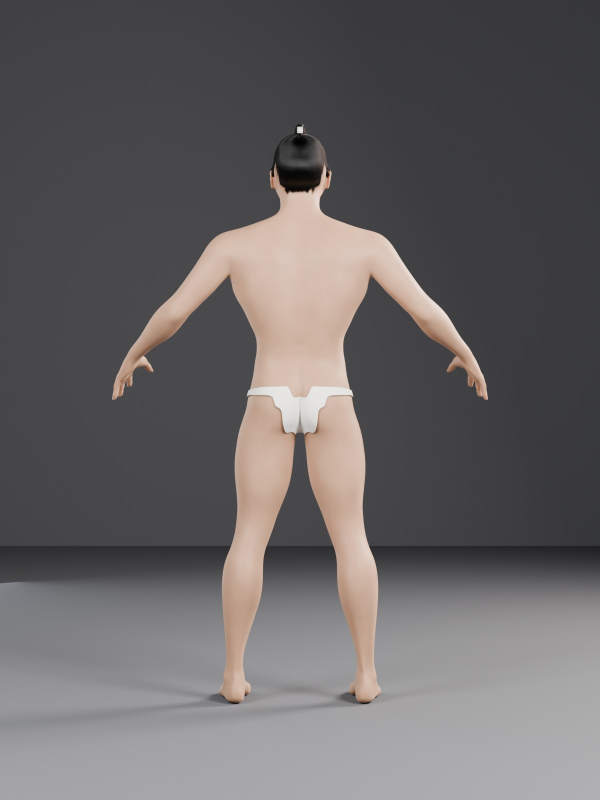
#> input picture deliverables/phase2_body/renders/back.jpg, 1200 x 1600 px (shown at 1/2 size); its folder holds 2 pictures in this run
$ python contact_sheet.py ../deliverables/phase2_body/renders ../deliverables/phase2_body/renders/face.jpg 5 5
#> lines starting #> are read from the running program, lines starting #| are printed output that depends on the picture
#!/usr/bin/env python3
"""Tile downloaded reference images into numbered contact sheets for review.

Usage: python3 contact_sheet.py <images_dir> <out_dir> [per_sheet=20] [cols=5]
"""
import os, sys
from PIL import Image, ImageDraw

src, out = sys.argv[1], sys.argv[2]
per = int(sys.argv[3]) if len(sys.argv) > 3 else 20
cols = int(sys.argv[4]) if len(sys.argv) > 4 else 5
cell = 300
files = sorted(f for f in os.listdir(src) if f.lower().endswith((".jpg", ".png")))
os.makedirs(out, exist_ok=True)
for s in range(0, len(files), per):
    chunk = files[s:s + per]
    rows = (len(chunk) + cols - 1) // cols
    sheet = Image.new("RGB", (cols * cell, rows * cell), "white")
#> sheet: PIL image 1500x300 RGB; every value is 255
    draw = ImageDraw.Draw(sheet)
    for i, f in enumerate(chunk):
        try:
            im = Image.open(os.path.join(src, f)).convert("RGB")
#> im is the input picture: PIL image 1200x1600 RGB; mean R, G, B 103.7, 100.5, 101
        except Exception:
            continue
        im.thumbnail((cell - 8, cell - 24))
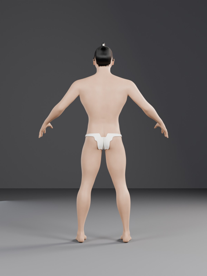
#> im: PIL image 207x276 RGB; mean R, G, B 103.8, 100.6, 101
        x, y = (i % cols) * cell, (i // cols) * cell
        sheet.paste(im, (x + (cell - im.width) // 2, y + 20 + (cell - 24 - im.height) // 2))
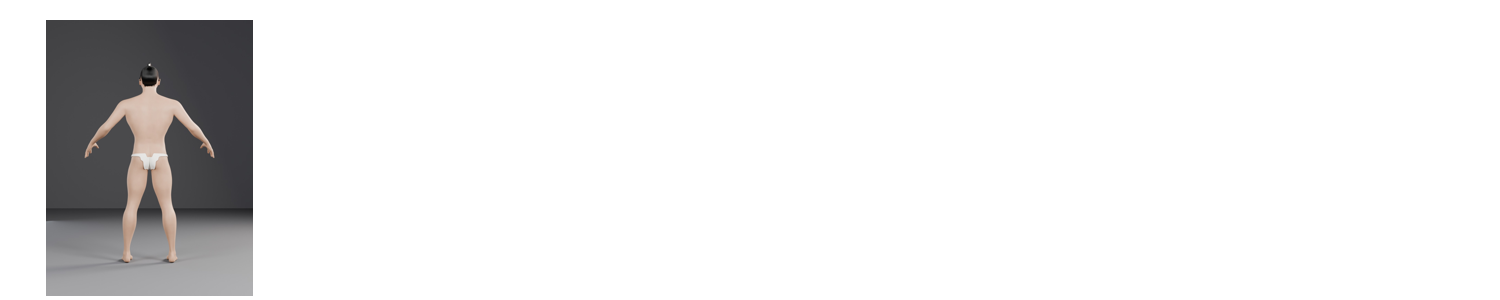
#> sheet: PIL image 1500x300 RGB; mean R, G, B 235.8, 235.4, 235.5
        draw.rectangle([x + 2, y + 2, x + 44, y + 18], fill="black")
        draw.text((x + 6, y + 4), os.path.splitext(f)[0], fill="yellow")
    sheet.save(os.path.join(out, f"sheet_{s // per + 1:02d}.jpg"), quality=80)
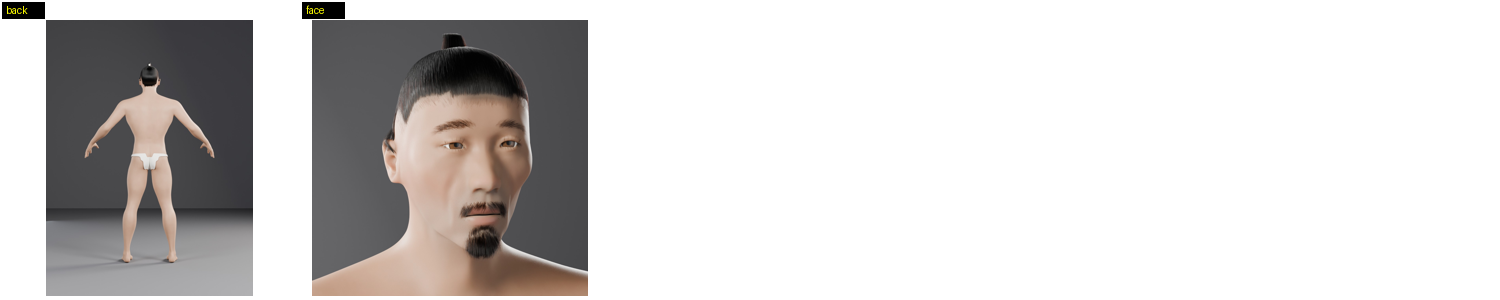
#> saved as sheet_01.jpg: PIL image 1500x300 RGB; mean R, G, B 211.6, 209.4, 208.5
print("sheets:", (len(files) + per - 1) // per)

$ run again, on deliverables/phase2_body/renders/face_side.jpg
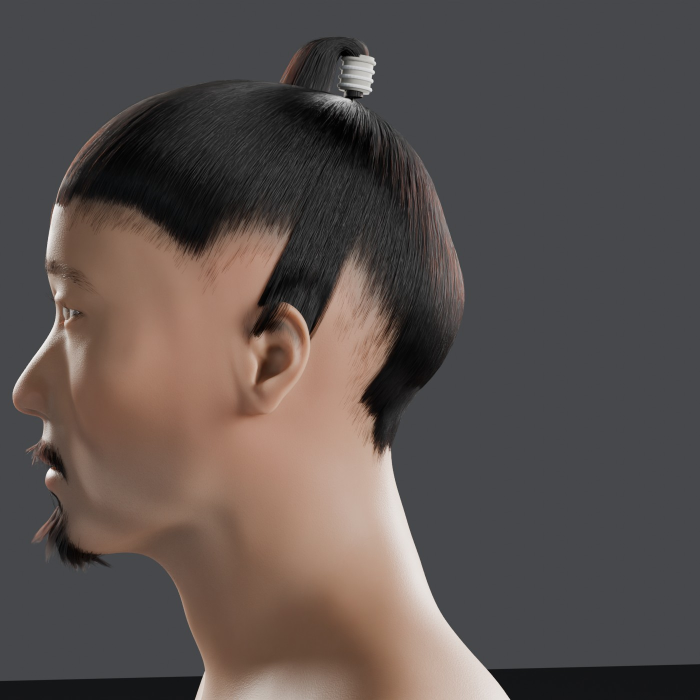
#> input picture deliverables/phase2_body/renders/face_side.jpg, 1400 x 1400 px (shown at 1/2 size)
#> im is the input picture: PIL image 1400x1400 RGB; mean R, G, B 89.5, 80.5, 77.6
#> `im.thumbnail((cell - 8, cell - 24))`:
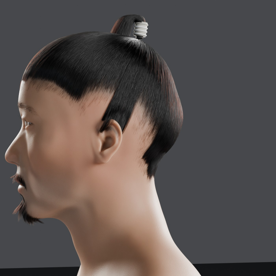
#> im: PIL image 276x276 RGB; mean R, G, B 89.6, 80.6, 77.7
#> `sheet.save(os.path.join(out, f"sheet_{s // per + 1:02d}.jpg"), quality..`:
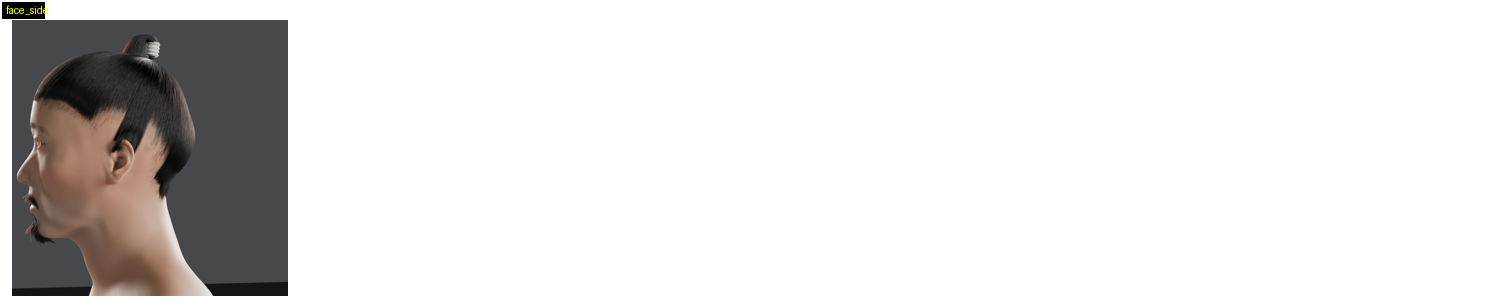
#> saved as sheet_01.jpg: PIL image 1500x300 RGB; mean R, G, B 226.6, 225.1, 224.6

$ run again, on deliverables/phase2_body/renders/front.jpg
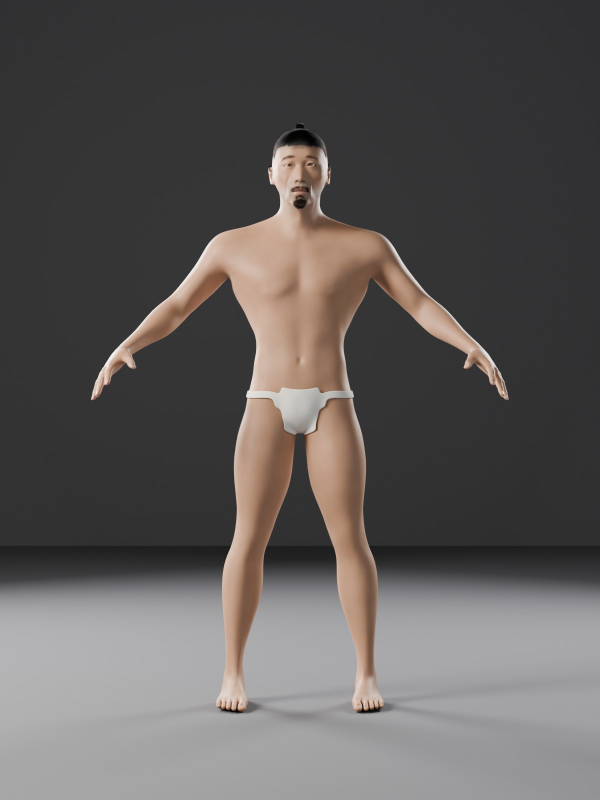
#> input picture deliverables/phase2_body/renders/front.jpg, 1200 x 1600 px (shown at 1/2 size)
#> im is the input picture: PIL image 1200x1600 RGB; mean R, G, B 93.8, 90, 88.5
#> `im.thumbnail((cell - 8, cell - 24))`:
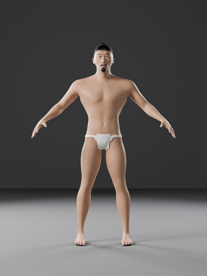
#> im: PIL image 207x276 RGB; mean R, G, B 93.9, 90.1, 88.5
#> `sheet.save(os.path.join(out, f"sheet_{s // per + 1:02d}.jpg"), quality..`:
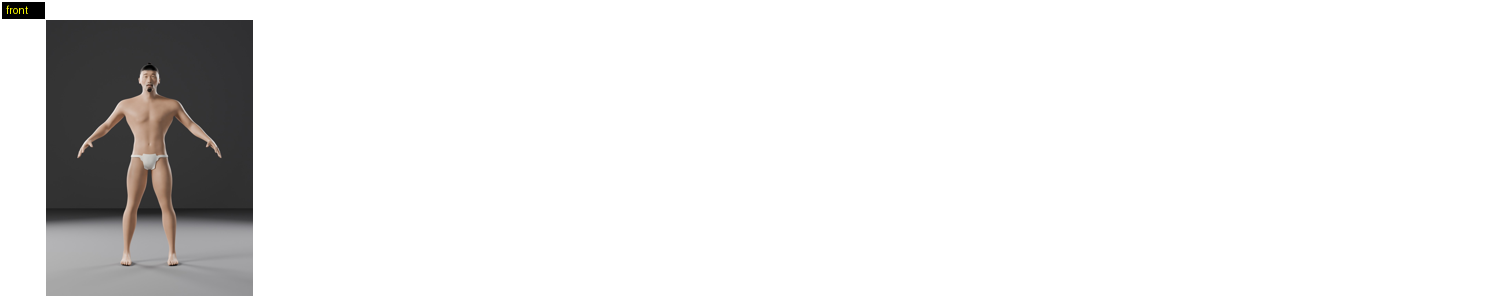
#> saved as sheet_01.jpg: PIL image 1500x300 RGB; mean R, G, B 234.2, 233.7, 233.5

$ run again, on deliverables/phase2_body/renders/sheet_body.jpg
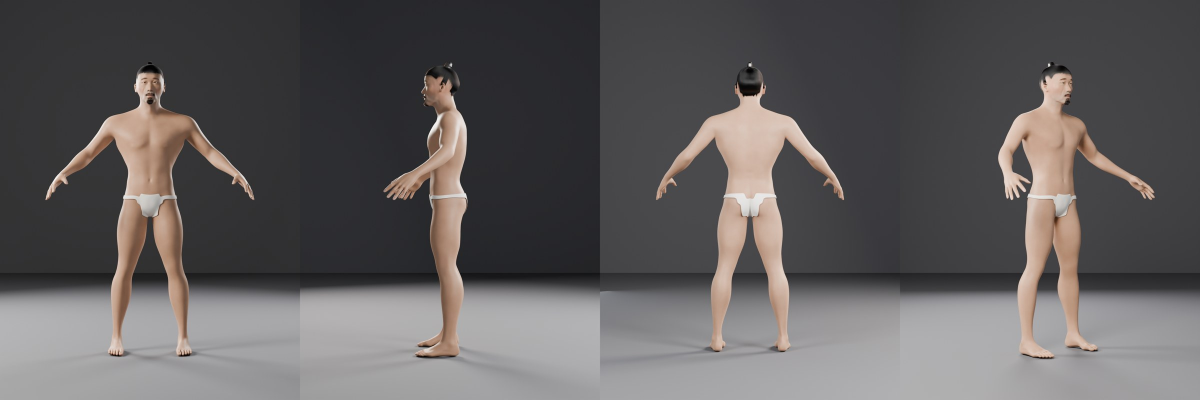
#> input picture deliverables/phase2_body/renders/sheet_body.jpg, 2400 x 800 px (shown at 1/2 size)
#> im is the input picture: PIL image 2400x800 RGB; mean R, G, B 96.1, 92.9, 93.1
#> `im.thumbnail((cell - 8, cell - 24))`:
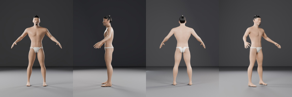
#> im: PIL image 292x97 RGB; mean R, G, B 96.1, 92.9, 93.2
#> `sheet.save(os.path.join(out, f"sheet_{s // per + 1:02d}.jpg"), quality..`:
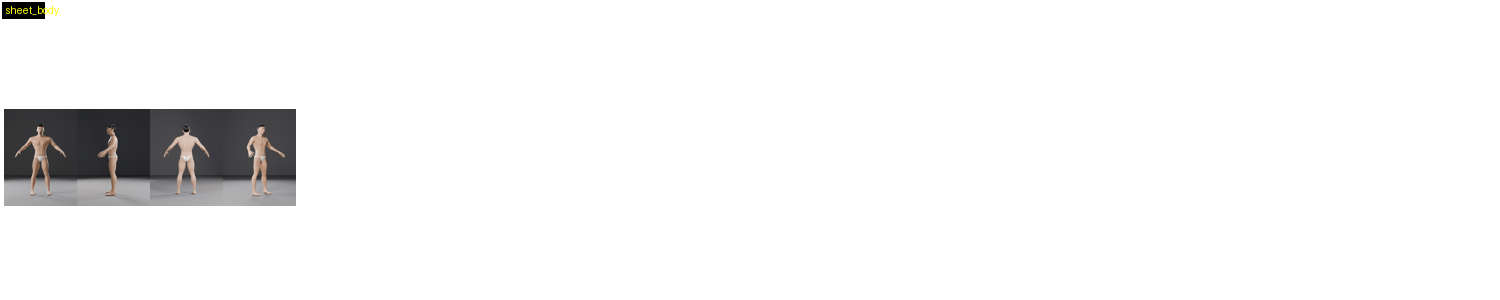
#> saved as sheet_01.jpg: PIL image 1500x300 RGB; mean R, G, B 244.6, 244.4, 244.4

$ run again, on deliverables/phase2_body/renders/face.jpg
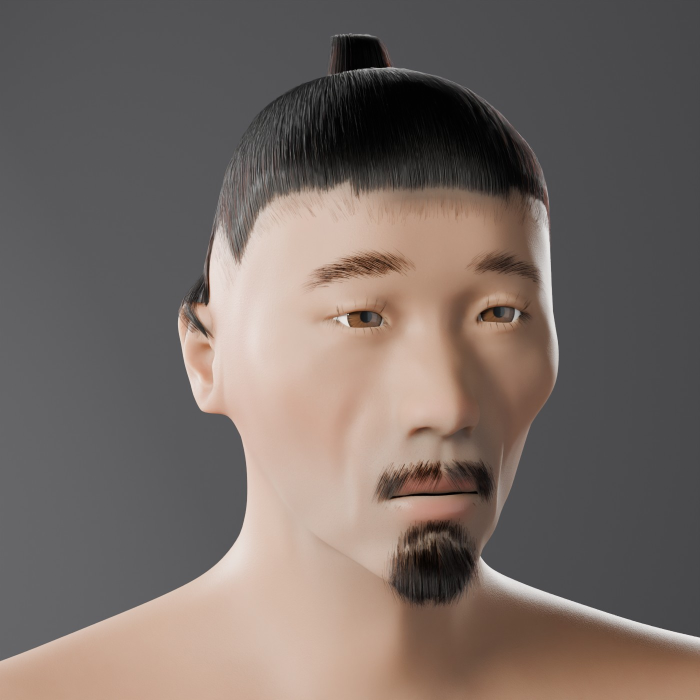
#> input picture deliverables/phase2_body/renders/face.jpg, 1400 x 1400 px (shown at 1/2 size)
#> im is the input picture: PIL image 1400x1400 RGB; mean R, G, B 116.8, 105.7, 100.4
#> `im.thumbnail((cell - 8, cell - 24))`:
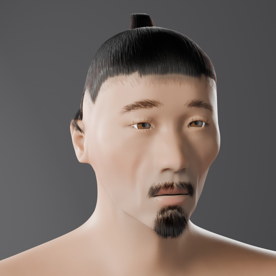
#> im: PIL image 276x276 RGB; mean R, G, B 116.8, 105.8, 100.4
#> `sheet.save(os.path.join(out, f"sheet_{s // per + 1:02d}.jpg"), quality..`:
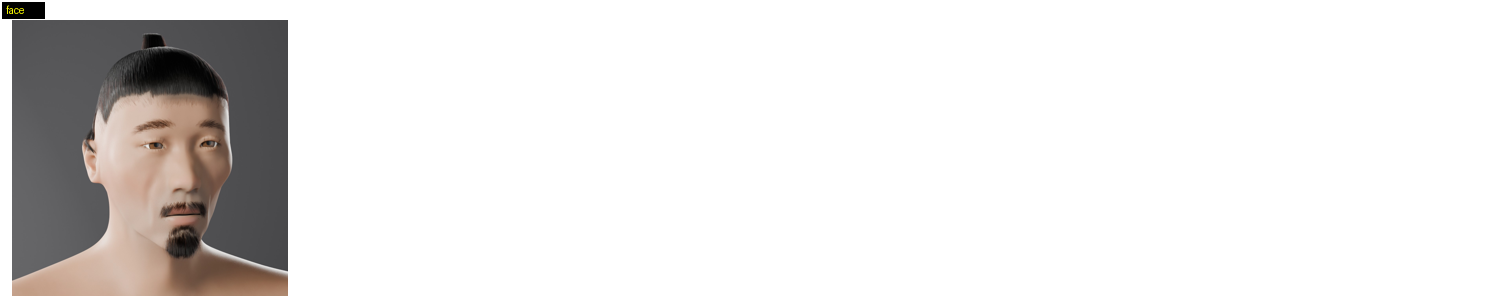
#> saved as sheet_01.jpg: PIL image 1500x300 RGB; mean R, G, B 231.2, 229.4, 228.4
